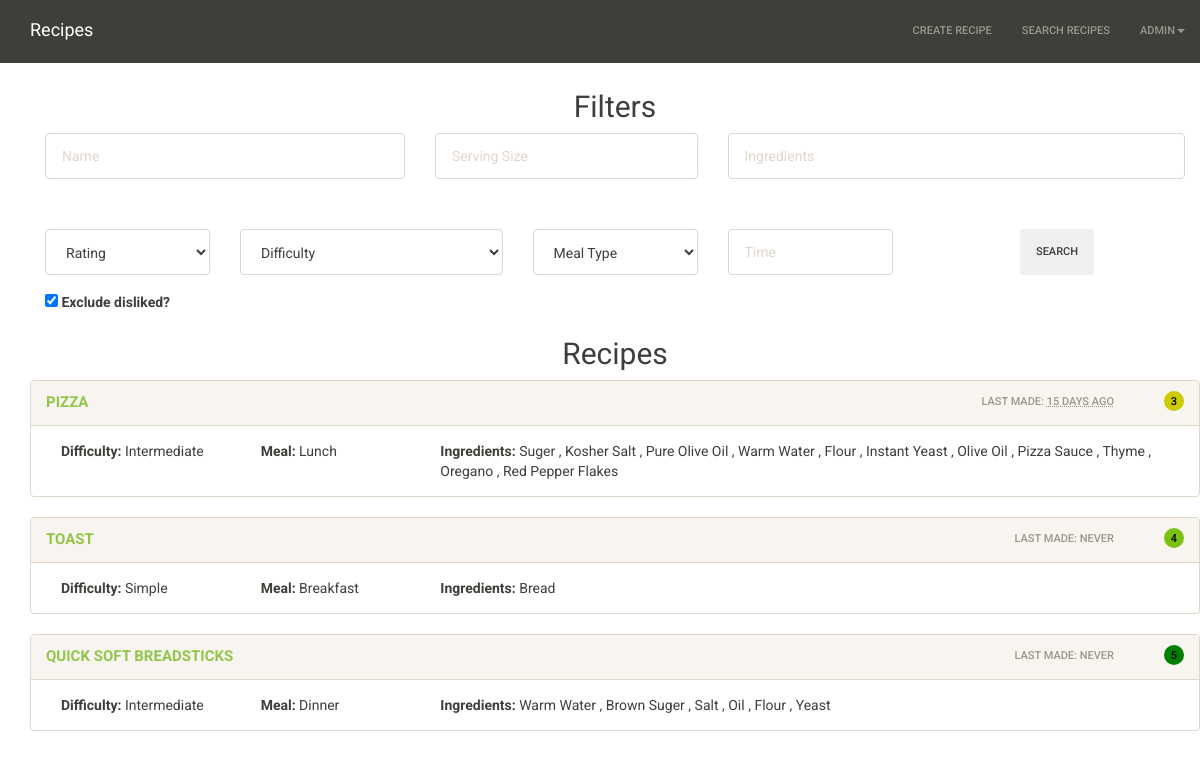
The app's page / (signed in), older data.
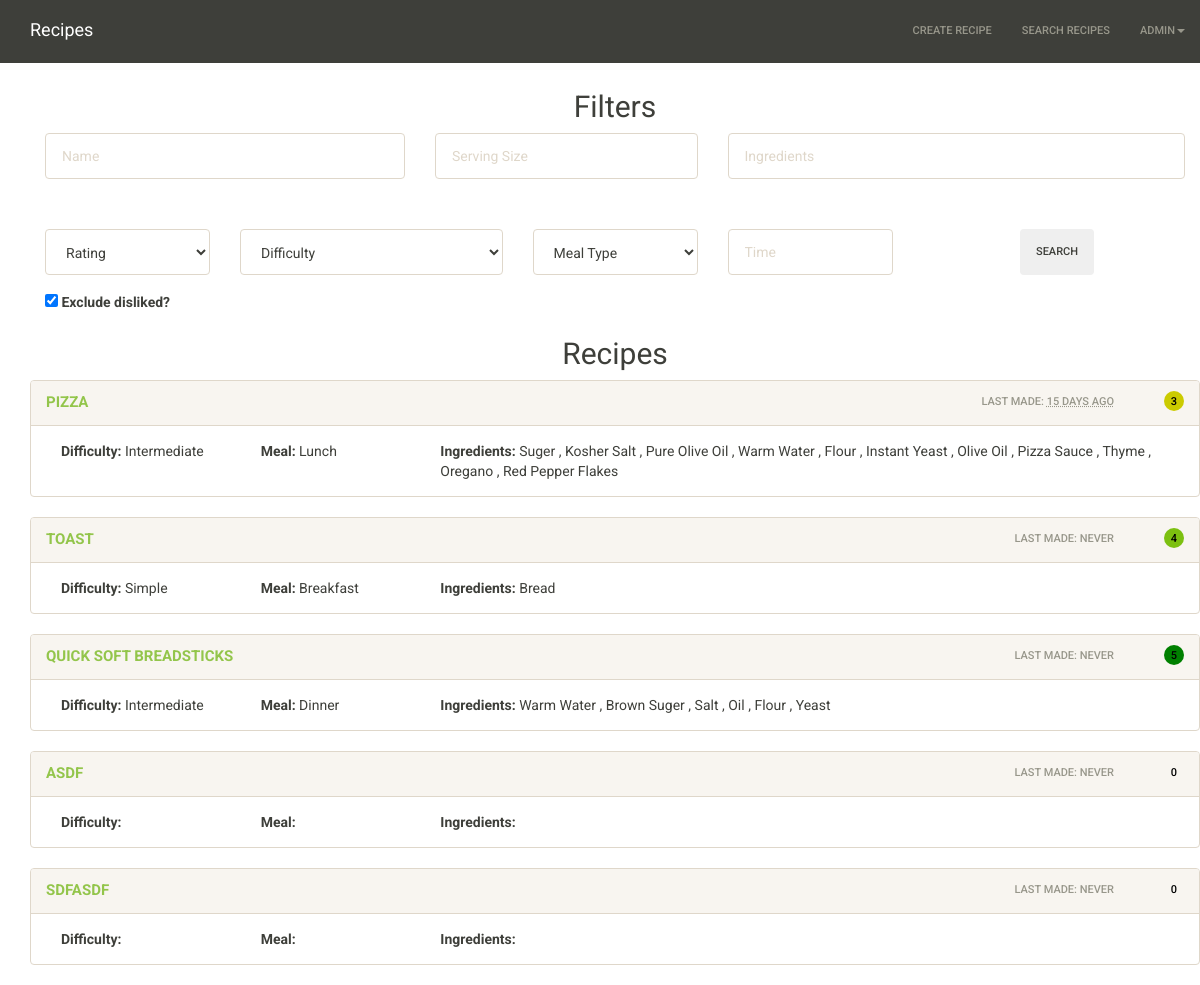
The same page, newer data.
### main/models.py (models this page shows, shortened)
class Recipe(models.Model):
    RATING_CHOICES = (
        (0, 0),
        (1, 1),
        (2, 2),
        (3, 3),
        (4, 4),
        (5, 5),
    )
    DIFFICULTY_CHOICES = (
        (0, ''),
        (1, 'Simple'),
        (2, 'Intermediate'),
        (3, 'Challenging'),
    )
    MEAL_CHOICES = (
        (0, ''),
        (1, 'Breakfast'),
        (2, 'Lunch'),
        (3, 'Dinner'),
        (4, 'Snack'),
        (5, 'Dessert'),
    )
    created = models.DateTimeField(auto_now_add=True)
    modified = models.DateTimeField(auto_now=True)
    creator = models.ForeignKey(User)
    name = models.CharField(max_length=255)
    instructions = MarkupField(markup_type='markdown', null=True, blank=True)
    notes = MarkupField(markup_type='markdown', null=True, blank=True)
    source = models.TextField(null=True, blank=True)
    rating = models.IntegerField(choices=RATING_CHOICES, default=0)
    difficulty = models.IntegerField(choices=DIFFICULTY_CHOICES, default=0)
    meal = models.IntegerField(choices=MEAL_CHOICES, default=0)
    servings = models.IntegerField()
    time = models.IntegerField(null=True, blank=True)
    exclude_from_search = models.BooleanField(default=False)

class Ingredient(models.Model):
    UNIT_CHOICES = (
        ('', 'Unit Type'),
        (1, 'teaspoon'),
        (2, 'tablespoon'),
        (3, 'ounce'),
        (4, 'cup'),
        (5, 'pint'),
        (6, 'quart'),
        (7, 'pound'),
        (8, 'gallon'),
        (9, 'pinch'),
        (10, 'dash'),
    )
    name = models.CharField(max_length=255)
    unit = models.IntegerField(choices=UNIT_CHOICES)
    quantity = models.FloatField()
    recipe = models.ForeignKey('Recipe', related_name='ingredients')

### main/views.py (the view)
# urls.py: url(r'^$', root, name='root'),
def root(request):
    if request.user.is_authenticated():
        return SearchRecipes.as_view()(request)
    else:
        return render(request, 'main/landing_page.html')

### main/views.py (called while the page is built)
    def get(self, request):
        context = {}
        user = request.user.id
        recipes = Recipe.objects.filter(creator=user)
        context['recipes'] = recipes
        context['events'] = Event.objects.all()
        context['highlighted'] = []
        return render(request, 'main/search-recipes.html', context)

### main/templates/main/search-recipes.html (shortened to what this page needs)
{% extends "main/base.html" %}
{% load staticfiles %}
{% block content %}
    <div class="container">
        <h2><center>Filters</center></h2>
        <form action="" method="post">
            <div class="filters form-group">
                <div class="row form-group">
                    <div class="col-sm-4 form-group">
                        <input type="text" name="name" placeholder="Name" class="form-control">
                    </div>
                    <div class="col-sm-3 form-group">
                        <input type="number" name="servings" placeholder="Serving Size" class="form-control">
                    </div>
                    <div class="col-sm-5 form-group">
                        <input type="text" name="ingredients" placeholder="Ingredients" class="form-control">
                    </div>
                </div>
                <br>
                <div class="row">
                    <div class="col-sm-2 form-group">
                        <select name="rating" id="" class="form-control">
                            <option value="">Rating</option>
                        </select>
                    </div>
                    <div class="col-sm-3 form-group">
                        <select name="difficulty" id="" class="form-control">
                            <option value="">Difficulty</option>
                        </select>
                    </div>
                    <div class="col-sm-2 form-group">
                        <select name="meal" id="" class="form-control">
                            <option value="">Meal Type</option>
                        </select>
                    </div>
                    <div class="col-sm-2 form-group">
                        <input type="text" name="time" placeholder="Time" class="form-control">
                    </div>
                    <div class="col-sm-offset-1 col-sm-2 form-group">
                        <button type="submit" class="btn">Search</button>
                    </div>
                    <div class='col-sm-12'>
                        <input type="checkbox" name="exclude" value="exclude" id="exclude-results" checked="checked">
                        <label for='exclude_results'>Exclude disliked?</label>
                    </div>
                </div>
            </div>
        </form>
        <h2><center>Recipes</center></h2>
        <div class="row">
            {% for recipe in recipes %}
                <div class="recipe-container {% if recipe.exclude_from_search %} exclude-recipe {% endif %}">
                    <div class="panel panel-default">
                        <div class="panel-heading">
                            <a href="{% url 'main:recipe_details' id=recipe.id %}"><span class='recipe-title'>{{recipe.name}}</span></a>
                            <span class="pull-right">
                                <div class='recipe-rating rating{{ recipe.rating }}'>{{ recipe.rating }}</div>
                            </span>
                            <span class='pull-right'>Last Made:
                                {% if recipe.event_set.all.count > 0 %}
                                    <abbr class="timeago" title="{{ recipe.event_set.latest.created|date:'c' }}">{{ recipe.event_set.latest.created|date:'DATE_FORMAT' }}</abbr>
                                {% else %}
                                    Never
                                {% endif %}
                            </span>
                        </div>
                        <div class="panel-body">
                            <div class='col-xs-5 col-sm-4 col-md-2'><span class='title-format'>Difficulty:&nbsp;</span>{{recipe.get_difficulty_display}}</div>
                            <div class="col-xs-7 col-sm-8 col-md-2"><span class='title-format meal-search'>Meal: </span>{{recipe.get_meal_display}}</div>
                            <div class="col-xs-12 col-sm-12 col-md-8"><span class='title-format'>Ingredients: </span>
                                {% for ingredient in recipe.ingredients.all %}
                                    {% if ingredient not in highlighted %}
                                        <span class='nbingredient'>{{ingredient.name|title}}</span>
                                    {% else %}
                                        <span class='nbingredient searched-for'>{{ingredient.name|title}}</span>
                                    {% endif %}
                                    {% if not forloop.last %},{% endif %}
                                {% endfor %}
                            </div>
                        </div>
                    </div>
                </div>
            {% endfor %}
        </div>
    </div>
{% endblock content %}

### main/templates/main/base.html (shortened to what this page needs)
{% load staticfiles %}
<!DOCTYPE html>
<html>
    <head>
        <link rel="stylesheet" href="{% static 'project/bootstrap/css/bootstrap.min.css' %}">
        <link rel="stylesheet" href="{% static 'project/css/recipe.css' %}">
    </head>
    <body>
        {% include "main/navbar.html" %}
        <div class="container">
            {% block content %}{% endblock content %}
        </div>
    </body>
</html>

### main/templates/main/navbar.html (shortened to what this page needs)
{% load staticfiles %}
<nav class="navbar navbar-default navbar-custom navbar-fixed-top">
    <div class="container">
        <div class="navbar-header">
            <a class="navbar-brand" href="{% url 'main:root' %}">
                Recipes
            </a>
        </div>
        <div class="collapse navbar-collapse" id="message-board-nav-collapse">
            <ul class="nav navbar-nav navbar-right">
            {% if user.is_authenticated %}
                <li><a href="{% url 'main:create_recipe' %}">Create Recipe</a></li>
                <li><a href="{% url 'main:search_recipes' %}">Search Recipes</a></li>
            {% endif %}
            <ul class="nav navbar-nav navbar-right">
                {% if user.is_authenticated %}
                    <li class="dropdown">
                        <a href="#" class="dropdown-toggle" data-toggle="dropdown" role="button" aria-haspopup="true" aria-expanded="false">{{ user.username }}<span class="caret nav-caret"></span></a>
                    </li>
                {% else %}
                    <li><a href="{% url 'register' %}" class="text-primary">Register</a></li>
                    <li><a href="{% url 'login' %}" class="text-primary">Login</a></li>
                {% endif %}
            </ul>
        </div>
    </div>
</nav>

### project/static/project/css/recipe.css (style rules this page uses)
body { margin-top: 70px; }
.title-format { font-weight: bold; }
.navbar-default { border-radius: 0; }
.meal-search { padding-left: 10px; }
.recipe-title { font-weight: bold; font-size: 15px; }
.recipe-rating { margin-left: 50px; width: 20px; border-radius: 50%; width: 20px; height: 20px; text-align: center; color: black; }
.rating3 { background-color: #CBCB00; border-color: #CBCB00; }
.rating4 { background-color: #7CC010; border-color: #7CC010; }
.rating5 { background-color: green; border-color: green; }
abbr[title], abbr[data-original-title] { border-bottom: none; }
.nbingredient { white-space: nowrap; }

Row changes from the older to the newer data that the page shows:
added Recipe: name "ASDF", rating "0", shows "NEVER"
added Recipe: name "SDFASDF", rating "0", shows "NEVER"
